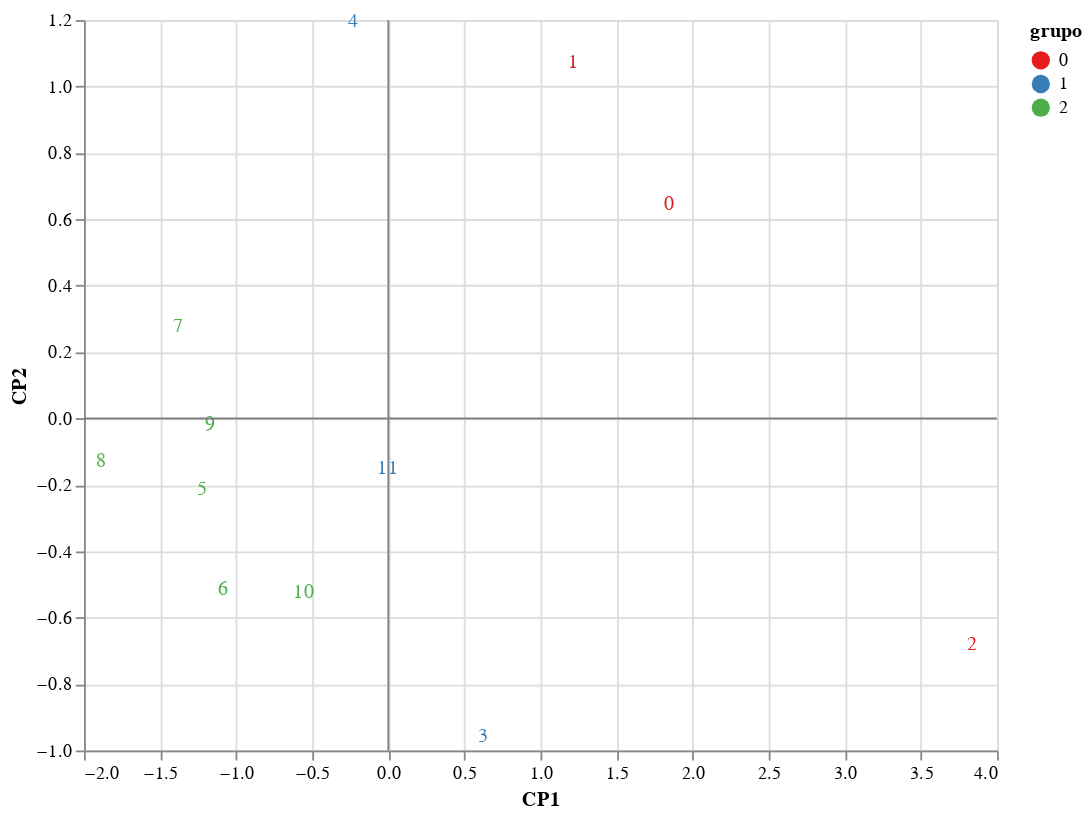

The notebook cell this image was saved under:
### Code cell
# diagrama de dispersão dos CPs usando altair
g = alt.Chart(resultado, height=400, width=500).mark_text().encode(
    alt.X('cp1', scale=alt.Scale(domain=[resultado.cp1.min(), resultado.cp1.max()]), axis=alt.Axis(title='CP1')),
    alt.Y('cp2', scale=alt.Scale(domain=[resultado.cp2.min(), resultado.cp2.max()]), axis=alt.Axis(title='CP2')),
    text='obs',
    color=alt.Color('grupo:O', scale=alt.Scale(scheme='set1'))
)
# eixo x = 0
bar_x = alt.Chart(pd.DataFrame({'zero': [0]})).mark_rule(color='gray').encode(
    x='zero:Q'
)
# eixo y = 0
bar_y = alt.Chart(pd.DataFrame({'zero': [0]})).mark_rule(color='gray').encode(
    y='zero:Q'
)
g + bar_x + bar_y

### Figure 1 — Vega-Lite specification as saved in the notebook (floating-point values rounded to 4 significant figures)
{"config": {"view": {"continuousWidth": 300, "continuousHeight": 300}}, "layer": [{"data": {"name": "data-b88de6b35f1b270ac492724c09b8afae"}, "mark": {"type": "text"}, "encoding": {"color": {"field": "grupo", "scale": {"scheme": "set1"}, "type": "ordinal"}, "text": {"field": "obs", "type": "quantitative"}, "x": {"axis": {"title": "CP1"}, "field": "cp1", "scale": {"domain": [-1.887, 3.842]}, "type": "quantitative"}, "y": {"axis": {"title": "CP2"}, "field": "cp2", "scale": {"domain": [-0.9589, 1.196]}, "type": "quantitative"}}}, {"data": {"name": "data-42990c68f268a11fa16682fcd3437a6f"}, "mark": {"type": "rule", "color": "gray"}, "encoding": {"x": {"field": "zero", "type": "quantitative"}}}, {"data": {"name": "data-42990c68f268a11fa16682fcd3437a6f"}, "mark": {"type": "rule", "color": "gray"}, "encoding": {"y": {"field": "zero", "type": "quantitative"}}}], "height": 400, "width": 500, "$schema": "https://vega.github.io/schema/vega-lite/v5.20.1.json", "datasets": {"data-b88de6b35f1b270ac492724c09b8afae": [{"cp1": 1.85, "cp2": 0.6453, "grupo": 0, "obs": 0}, {"cp1": 1.216, "cp2": 1.072, "grupo": 0, "obs": 1}, {"cp1": 3.842, "cp2": -0.6814, "grupo": 0, "obs": 2}, {"cp1": 0.6241, "cp2": -0.9589, "grupo": 1, "obs": 3}, {"cp1": -0.2294, "cp2": 1.196, "grupo": 1, "obs": 4}, {"cp1": -1.224, "cp2": -0.2136, "grupo": 2, "obs": 5}, {"cp1": -1.085, "cp2": -0.5142, "grupo": 2, "obs": 6}, {"cp1": -1.376, "cp2": 0.2764, "grupo": 2, "obs": 7}, {"cp1": -1.887, "cp2": -0.1281, "grupo": 2, "obs": 8}, {"cp1": -1.171, "cp2": -0.01735, "grupo": 2, "obs": 9}, {"cp1": -0.5565, "cp2": -0.5257, "grupo": 2, "obs": 10}, {"cp1": -0.003327, "cp2": -0.1503, "grupo": 1, "obs": 11}], "data-42990c68f268a11fa16682fcd3437a6f": [{"zero": 0}]}}
